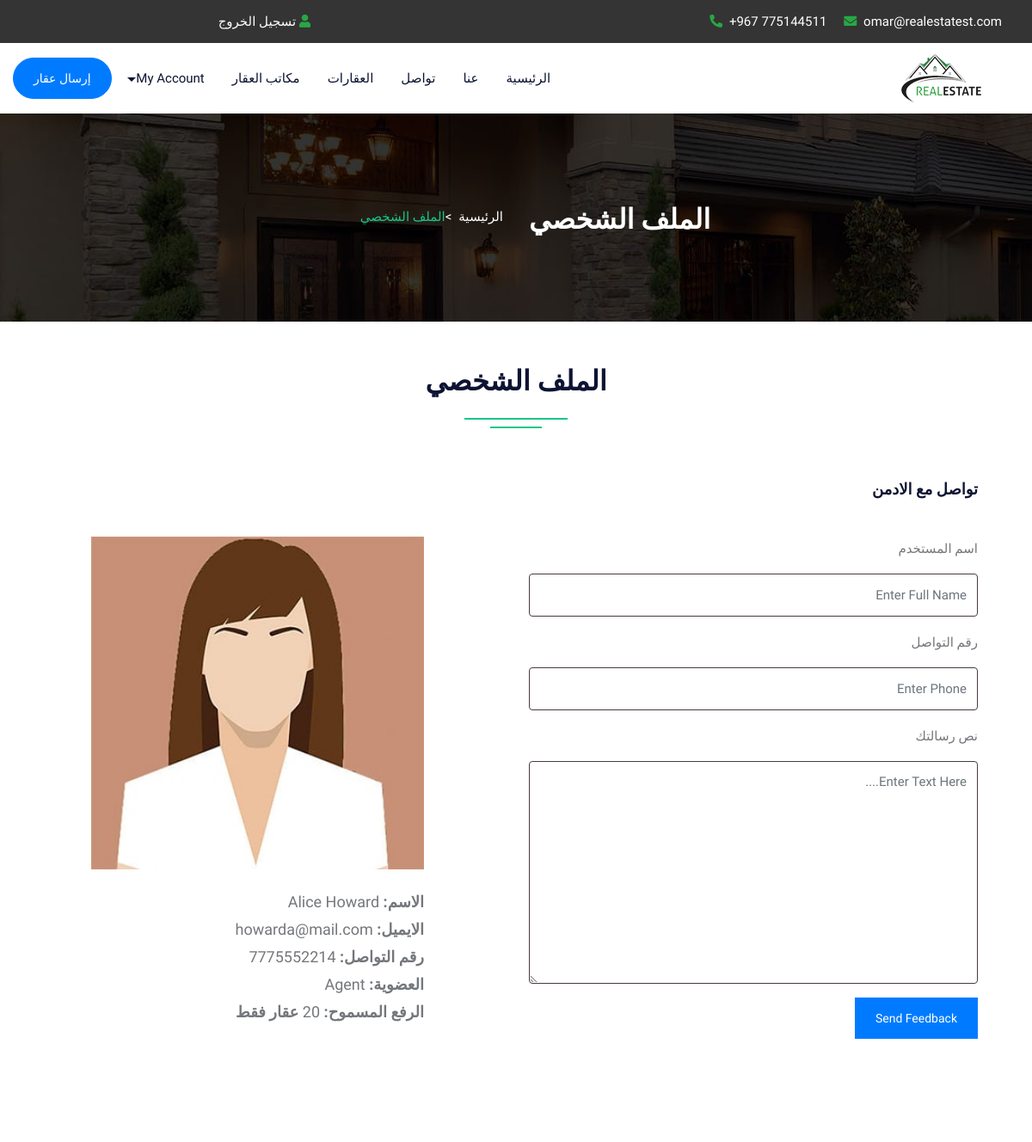
The page /profile.php (signed in, upper part) on the database as committed earlier.
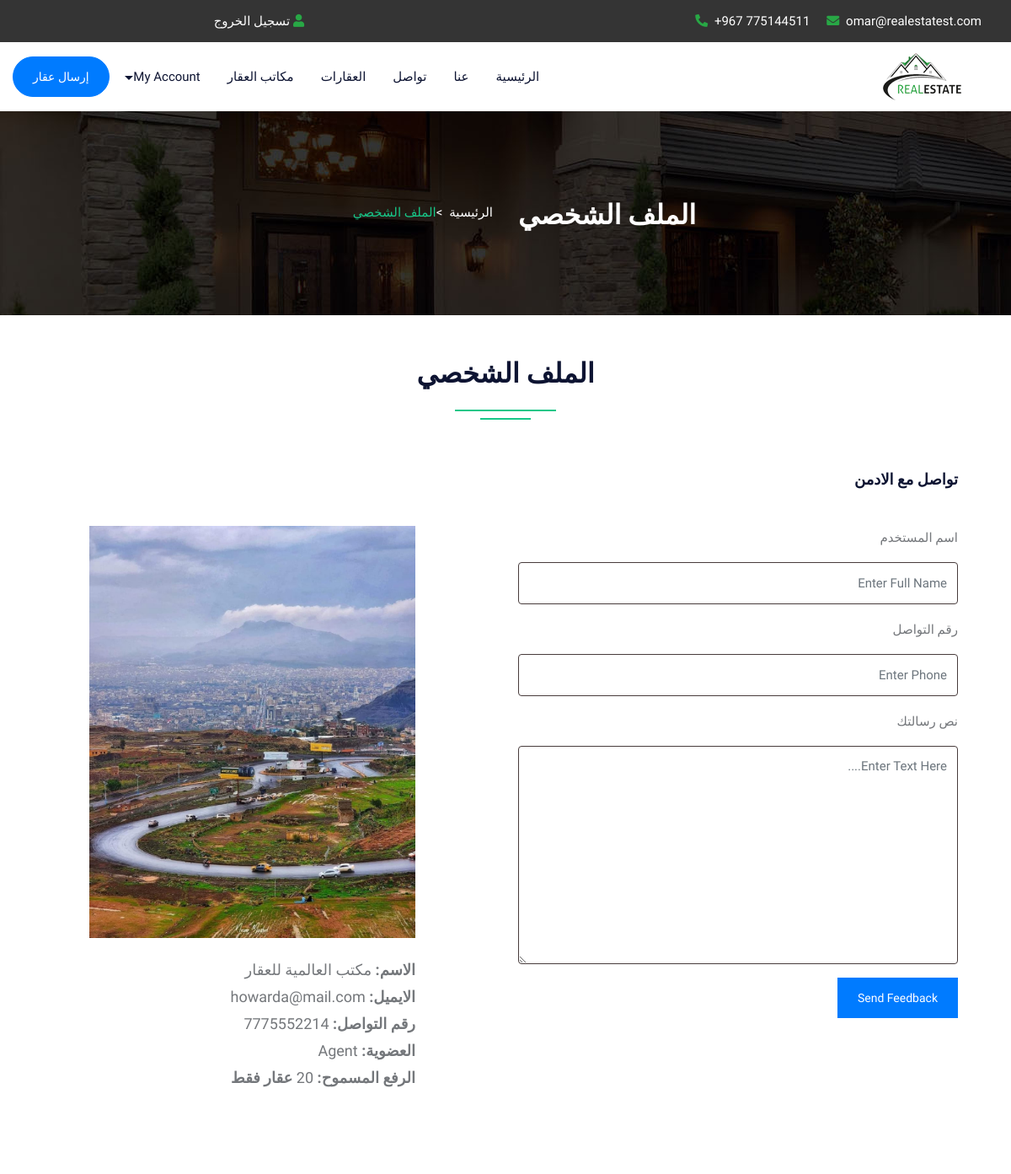
The same page on the database as committed later.
### tables this page shows
CREATE TABLE `user` (
  `uid` int(50) NOT NULL,
  `uname` varchar(100) NOT NULL,
  `uemail` varchar(100) NOT NULL,
  `uphone` varchar(20) NOT NULL,
  `upass` varchar(50) NOT NULL,
  `utype` varchar(50) NOT NULL,
  `uimage` varchar(300) NOT NULL,
  `allowed_number` int(11) DEFAULT NULL
);

### profile.php (the view, shortened to what this page needs)
<!DOCTYPE html>
<html lang="ar" dir="rtl">
<head>
<link rel="stylesheet" type="text/css" href="css/bootstrap.min.css">
<link rel="stylesheet" type="text/css" href="css/bootstrap-slider.css">
<link rel="stylesheet" type="text/css" href="css/jquery-ui.css">
<link rel="stylesheet" type="text/css" href="css/layerslider.css">
<link rel="stylesheet" type="text/css" href="css/color.css">
<link rel="stylesheet" type="text/css" href="css/owl.carousel.min.css">
<link rel="stylesheet" type="text/css" href="css/font-awesome.min.css">
<link rel="stylesheet" type="text/css" href="fonts/flaticon/flaticon.css">
<link rel="stylesheet" type="text/css" href="css/style.css">
<link rel="stylesheet" type="text/css" href="css/login.css">
</head>
<body>
<div id="page-wrapper">
    <div class="row">
		<?php include("include/header.php");?>
        <div class="banner-full-row page-banner" style="background-image:url('images/breadcromb.jpg');">
            <div class="container">
                <div class="row">
                    <div class="col-md-6">
                        <h2 class="page-name float-left text-white text-uppercase mt-1 mb-0"><b>الملف الشخصي</b></h2>
                    </div>
                    <div class="col-md-6">
                        <nav aria-label="breadcrumb" class="float-left float-md-right">
                            <ol class="breadcrumb bg-transparent m-0 p-0">
                                <li class="breadcrumb-item text-white"><a href="#">الرئيسية</a></li>
                                <li class="breadcrumb-item active">الملف الشخصي</li>
                            </ol>
                        </nav>
                    </div>
                </div>
            </div>
        </div>
        <div class="full-row">
            <div class="container">
                    <div class="row">
						<div class="col-lg-12">
							<h2 class="text-secondary double-down-line text-center">الملف الشخصي</h2>
                        </div>
					</div>
                <div class="dashboard-personal-info p-5 bg-white">
                    <form action="#" method="post">
                        <h5 class="text-secondary border-bottom-on-white pb-3 mb-4">تواصل مع الادمن</h5>
                        <div class="row">
                            <div class="col-lg-6 col-md-12">
                                <div class="form-group">
                                    <label for="user-id">اسم المستخدم</label>
                                    <input type="text" name="name" class="form-control" placeholder="Enter Full Name">
                                </div>
                                <div class="form-group">
                                    <label for="phone">رقم التواصل</label>
                                    <input type="number" name="phone"  class="form-control" placeholder="Enter Phone" maxlength="10">
                                </div>
                                <div class="form-group">
                                    <label for="about-me">نص رسالتك</label>
                                    <textarea class="form-control" name="content" rows="7" placeholder="Enter Text Here...."></textarea>
                                </div>
                                <input type="submit" class="btn btn-info mb-4" name="insert" value="Send Feedback">
                            </div>
							</form>
                            <div class="col-lg-1"></div>
                            <div class="col-lg-5 col-md-12">
								<?php
									$uid=$_SESSION['uid'];
									$query=mysqli_query($con,"SELECT * FROM `user` WHERE uid='$uid'");
									while($row=mysqli_fetch_array($query))
									{
								?>
                                <div class="user-info mt-md-50"> <img src="admin/user/<?php echo $row['6'];?>" alt="userimage">
                                    <div class="font-18">
                                        <div class="mb-1 text-capitalize"><b>الاسم:</b> <?php echo $row['1'];?></div>
                                        <div class="mb-1"><b>الايميل:</b> <?php echo $row['2'];?></div>
                                        <div class="mb-1"><b>رقم التواصل:</b> <?php echo $row['3'];?></div>
										<div class="mb-1 text-capitalize"><b>العضوية:</b> <?php echo $row['5'];?></div>
										<div class="mb-1 text-capitalize"><b>الرفع المسموح:</b> <?php echo $row['7'];?><b> عقار فقط</b></div>
                                    </div>
									<?php } ?>
                                </div>
                            </div>
                        </div>
                </div>
            </div>
        </div>
    </div>
</body>
</html>

Rows that differ between the two databases and show on the page:
changed user "howarda@mail.com": uimage: a different picture; uname "Alice Howard" → "مكتب العالمية للعقار"
